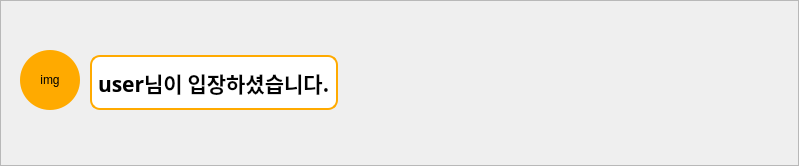
<?xml version="1.0" encoding="UTF-8"?>
<ui version="4.0">
 <class>userChat</class>
 <widget class="QFrame" name="userChat">
  <property name="geometry">
   <rect>
    <x>0</x>
    <y>0</y>
    <width>799</width>
    <height>166</height>
   </rect>
  </property>
  <property name="windowTitle">
   <string>Frame</string>
  </property>
  <property name="frameShape">
   <enum>QFrame::StyledPanel</enum>
  </property>
  <property name="frameShadow">
   <enum>QFrame::Raised</enum>
  </property>
  <widget class="QFrame" name="chatBox_2">
   <property name="geometry">
    <rect>
     <x>20</x>
     <y>50</y>
     <width>706</width>
     <height>65</height>
    </rect>
   </property>
   <property name="sizePolicy">
    <sizepolicy hsizetype="Preferred" vsizetype="Fixed">
     <horstretch>0</horstretch>
     <verstretch>0</verstretch>
    </sizepolicy>
   </property>
   <property name="minimumSize">
    <size>
     <width>0</width>
     <height>65</height>
    </size>
   </property>
   <property name="maximumSize">
    <size>
     <width>16777215</width>
     <height>65</height>
    </size>
   </property>
   <layout class="QHBoxLayout" name="_9">
    <property name="spacing">
     <number>10</number>
    </property>
    <property name="leftMargin">
     <number>0</number>
    </property>
    <property name="topMargin">
     <number>0</number>
    </property>
    <property name="rightMargin">
     <number>0</number>
    </property>
    <property name="bottomMargin">
     <number>0</number>
    </property>
    <item>
     <widget class="QFrame" name="User">
      <property name="sizePolicy">
       <sizepolicy hsizetype="Fixed" vsizetype="Preferred">
        <horstretch>0</horstretch>
        <verstretch>0</verstretch>
       </sizepolicy>
      </property>
      <property name="minimumSize">
       <size>
        <width>60</width>
        <height>0</height>
       </size>
      </property>
      <layout class="QVBoxLayout" name="verticalLayout_21">
       <property name="spacing">
        <number>1</number>
       </property>
       <property name="leftMargin">
        <number>0</number>
       </property>
       <property name="topMargin">
        <number>0</number>
       </property>
       <property name="rightMargin">
        <number>0</number>
       </property>
       <property name="bottomMargin">
        <number>0</number>
       </property>
       <item>
        <widget class="QLabel" name="UserImg">
         <property name="sizePolicy">
          <sizepolicy hsizetype="Fixed" vsizetype="Fixed">
           <horstretch>0</horstretch>
           <verstretch>0</verstretch>
          </sizepolicy>
         </property>
         <property name="minimumSize">
          <size>
           <width>60</width>
           <height>60</height>
          </size>
         </property>
         <property name="maximumSize">
          <size>
           <width>60</width>
           <height>60</height>
          </size>
         </property>
         <property name="font">
          <font>
           <stylestrategy>PreferDefault</stylestrategy>
          </font>
         </property>
         <property name="layoutDirection">
          <enum>Qt::LeftToRight</enum>
         </property>
         <property name="styleSheet">
          <string notr="true">border-radius: 30px;
background-color: rgb(255, 170, 0);</string>
         </property>
         <property name="text">
          <string>img</string>
         </property>
         <property name="alignment">
          <set>Qt::AlignCenter</set>
         </property>
        </widget>
       </item>
       <item>
        <spacer name="UserSpacer">
         <property name="orientation">
          <enum>Qt::Vertical</enum>
         </property>
         <property name="sizeType">
          <enum>QSizePolicy::Expanding</enum>
         </property>
         <property name="sizeHint" stdset="0">
          <size>
           <width>20</width>
           <height>50</height>
          </size>
         </property>
        </spacer>
       </item>
      </layout>
     </widget>
    </item>
    <item>
     <widget class="QLabel" name="chat_8">
      <property name="enabled">
       <bool>true</bool>
      </property>
      <property name="sizePolicy">
       <sizepolicy hsizetype="Preferred" vsizetype="Fixed">
        <horstretch>0</horstretch>
        <verstretch>0</verstretch>
       </sizepolicy>
      </property>
      <property name="minimumSize">
       <size>
        <width>0</width>
        <height>55</height>
       </size>
      </property>
      <property name="font">
       <font>
        <family>나눔고딕</family>
        <pointsize>16</pointsize>
        <weight>75</weight>
        <bold>true</bold>
        <stylestrategy>PreferDefault</stylestrategy>
        <kerning>true</kerning>
       </font>
      </property>
      <property name="styleSheet">
       <string notr="true">border: 2px solid rgb(255, 170, 0);
border-radius: 10px;
background-color: rgb(255, 255, 255);</string>
      </property>
      <property name="text">
       <string>user님이 입장하셨습니다.</string>
      </property>
     </widget>
    </item>
    <item>
     <spacer name="chatBoxSpacer">
      <property name="orientation">
       <enum>Qt::Horizontal</enum>
      </property>
      <property name="sizeType">
       <enum>QSizePolicy::Expanding</enum>
      </property>
      <property name="sizeHint" stdset="0">
       <size>
        <width>50</width>
        <height>50</height>
       </size>
      </property>
     </spacer>
    </item>
   </layout>
  </widget>
 </widget>
 <resources/>
 <connections/>
</ui>
